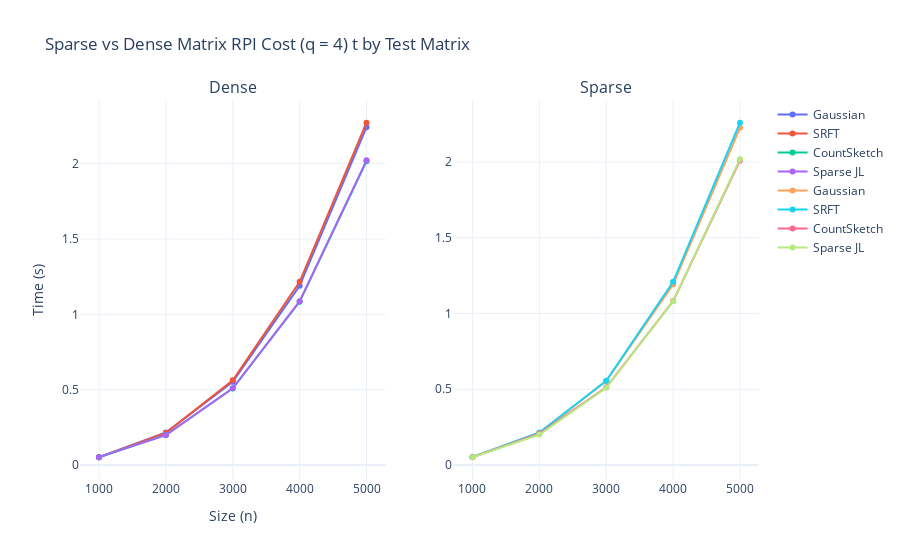

This figure's notebook cell:
### Markdown cell above
***Figure 3: Randomized Power Iteration Cost***

### Code cell
fig = make_subplots(rows = 1, cols = 2,
                    subplot_titles=['Dense','Sparse'])

_df = summary_df[summary_df['Density'] == 'dense']
for method in _df['Method'].unique():

    fig.add_trace(
        go.Scatter(
            x = _df[_df['Method'] == method]['Size'],
            y = _df[_df['Method'] == method]['RPI Time'],
            name = method
        ),
        row=1,col=1
    )

_df = summary_df[summary_df['Density'] == 'sparse']
for method in _df['Method'].unique():
    fig.add_trace(
        go.Scatter(
            x = _df[_df['Method'] == method]['Size'],
            y = _df[_df['Method'] == method]['RPI Time'],
            name = method
        ),
        row=1,col=2
    )

fig.update_layout(
    title = 'Sparse vs Dense Matrix RPI Cost (q = 4) t by Test Matrix',
    xaxis_title = 'Size (n)',
    yaxis_title = 'Time (s)',
    template = 'plotly_white' 

)

fig.show()

### Figure 1 — Plotly figure (JSON) as saved in the notebook; plotly's stock layout.template omitted (floating-point values rounded to 4 significant figures)
{"data": [{"name": "Gaussian", "type": "scatter", "x": [1000, 2000, 3000, 4000, 5000], "xaxis": "x", "y": [0.05173, 0.2155, 0.5531, 1.19, 2.242], "yaxis": "y"}, {"name": "SRFT", "type": "scatter", "x": [1000, 2000, 3000, 4000, 5000], "xaxis": "x", "y": [0.05244, 0.2133, 0.562, 1.216, 2.272], "yaxis": "y"}, {"name": "CountSketch", "type": "scatter", "x": [1000, 2000, 3000, 4000, 5000], "xaxis": "x", "y": [0.05155, 0.1995, 0.5086, 1.083, 2.016], "yaxis": "y"}, {"name": "Sparse JL", "type": "scatter", "x": [1000, 2000, 3000, 4000, 5000], "xaxis": "x", "y": [0.05228, 0.1984, 0.5089, 1.087, 2.023], "yaxis": "y"}, {"name": "Gaussian", "type": "scatter", "x": [1000, 2000, 3000, 4000, 5000], "xaxis": "x2", "y": [0.0535, 0.2104, 0.5545, 1.192, 2.226], "yaxis": "y2"}, {"name": "SRFT", "type": "scatter", "x": [1000, 2000, 3000, 4000, 5000], "xaxis": "x2", "y": [0.05298, 0.215, 0.5557, 1.209, 2.259], "yaxis": "y2"}, {"name": "CountSketch", "type": "scatter", "x": [1000, 2000, 3000, 4000, 5000], "xaxis": "x2", "y": [0.05142, 0.2075, 0.5131, 1.082, 2.01], "yaxis": "y2"}, {"name": "Sparse JL", "type": "scatter", "x": [1000, 2000, 3000, 4000, 5000], "xaxis": "x2", "y": [0.05109, 0.2011, 0.5091, 1.081, 2.018], "yaxis": "y2"}], "layout": {"annotations": [{"font": {"size": 16}, "showarrow": false, "text": "Dense", "x": 0.225, "xanchor": "center", "xref": "paper", "y": 1, "yanchor": "bottom", "yref": "paper"}, {"font": {"size": 16}, "showarrow": false, "text": "Sparse", "x": 0.775, "xanchor": "center", "xref": "paper", "y": 1, "yanchor": "bottom", "yref": "paper"}], "title": {"text": "Sparse vs Dense Matrix RPI Cost (q = 4) t by Test Matrix"}, "xaxis": {"anchor": "y", "domain": [0, 0.45], "title": {"text": "Size (n)"}}, "xaxis2": {"anchor": "y2", "domain": [0.55, 1]}, "yaxis": {"anchor": "x", "domain": [0, 1], "title": {"text": "Time (s)"}}, "yaxis2": {"anchor": "x2", "domain": [0, 1]}}}
